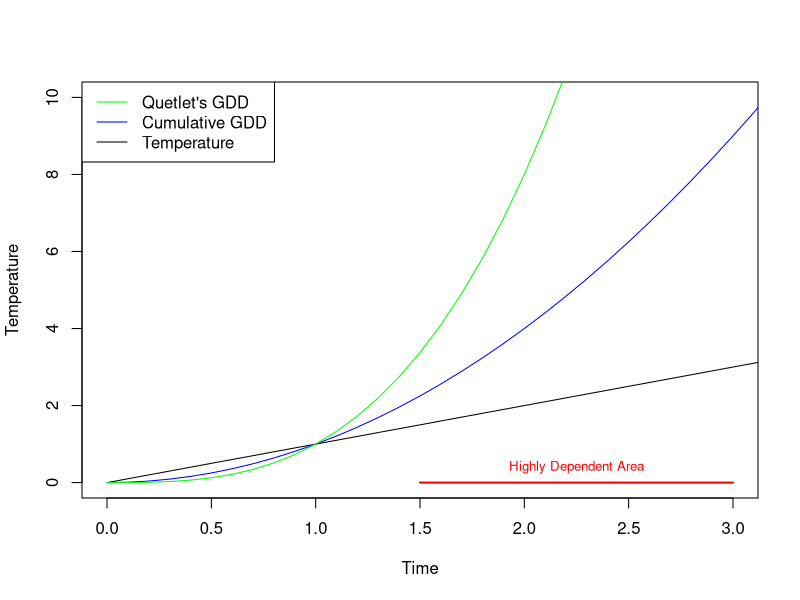

The R source for this figure:
## ---- chunk 1
# Loading packages and reading data 
library(tidyverse)
library(geosphere)

cherry <- read.csv("data/washingtondc.csv") %>% 
  bind_rows(read.csv("data/liestal.csv")) %>% 
  bind_rows(read.csv("data/kyoto.csv")) %>% 
  bind_rows(read.csv("data/vancouver.csv"))
## ---- chunk 2
# Collect photoperiod and calculate cumalative photoperiod days
for (i in 1:nrow(cherry)) {
  total_day_length_hours <- 0
  for (j in 1:cherry$bloom_doy[i]) {
    total_day_length_hours <- total_day_length_hours + daylength(cherry$lat[i], j)}
  cherry$sum_day_length_hours[i] <- total_day_length_hours}

# Calculate cut off threshold for prediction 
threshold <- mean(cherry$sum_day_length_hours)
print(paste("Average threshold calculated:", threshold))

# Function to calculate bloom date by using calculated threshold

calculate_bloom_doy <- function(latitude, threshold) {
  total_day_length_hours <- 0
  day_of_year <- 1
  while (total_day_length_hours < threshold) {
    total_day_length_hours <- total_day_length_hours + daylength(latitude, day_of_year)
    day_of_year <- day_of_year + 1}
  return(day_of_year)}

# Calculate MAE/RMSE
predictions <- sapply(cherry$lat, calculate_bloom_doy, threshold = threshold)
actual <- cherry$bloom_doy
MAE <- mean(abs(predictions - actual))
RMSE <- sqrt(mean((predictions - actual)^2))
print(paste("Mean Absolute Error:", MAE))
print(paste("Root Mean Squared Error:", RMSE))

# Calculate submission predictions
location <- c("washingtondc","liestal","kyoto","vancouver","newyorkcity")
final_predictions <- sapply(c(38.8853, 47.4814, 35.0120, 49.2237, 40.73040), 
                      calculate_bloom_doy, threshold = threshold)
final_predictions_df <- data.frame(location, final_predictions)
colnames(final_predictions_df) <- c("location","prediction")
write.csv(final_predictions_df, "data/predictions.csv", row.names = F)
## ---- chunk 3
# Figure 1 graph creation
x_values <- seq(0, 8, by = 0.1)

y_linear <- x_values
y_square <- x_values^2
y_cubic <- x_values^3

plot(x_values, y_linear, type = "l", col = "black", ylim = c(0, 10), xlim = c(0, 3), 
     xlab = "Time", ylab = "Temperature", main = "")
lines(x_values, y_square, col = "blue")
lines(x_values, y_cubic, col = "green")
segments(x0 = 1.5, y0 = 0, x1 = 3, y1 = 0, col = "red", lwd = 2)
text(x = 2.25, y = 0.4, labels = "Highly Dependent Area", col = "red", cex = 0.8)
legend("topleft", legend = c("Quetlet's GDD", "Cumulative GDD", "Temperature"), 
       col = c("green", "blue", "black"), lty = 1)
